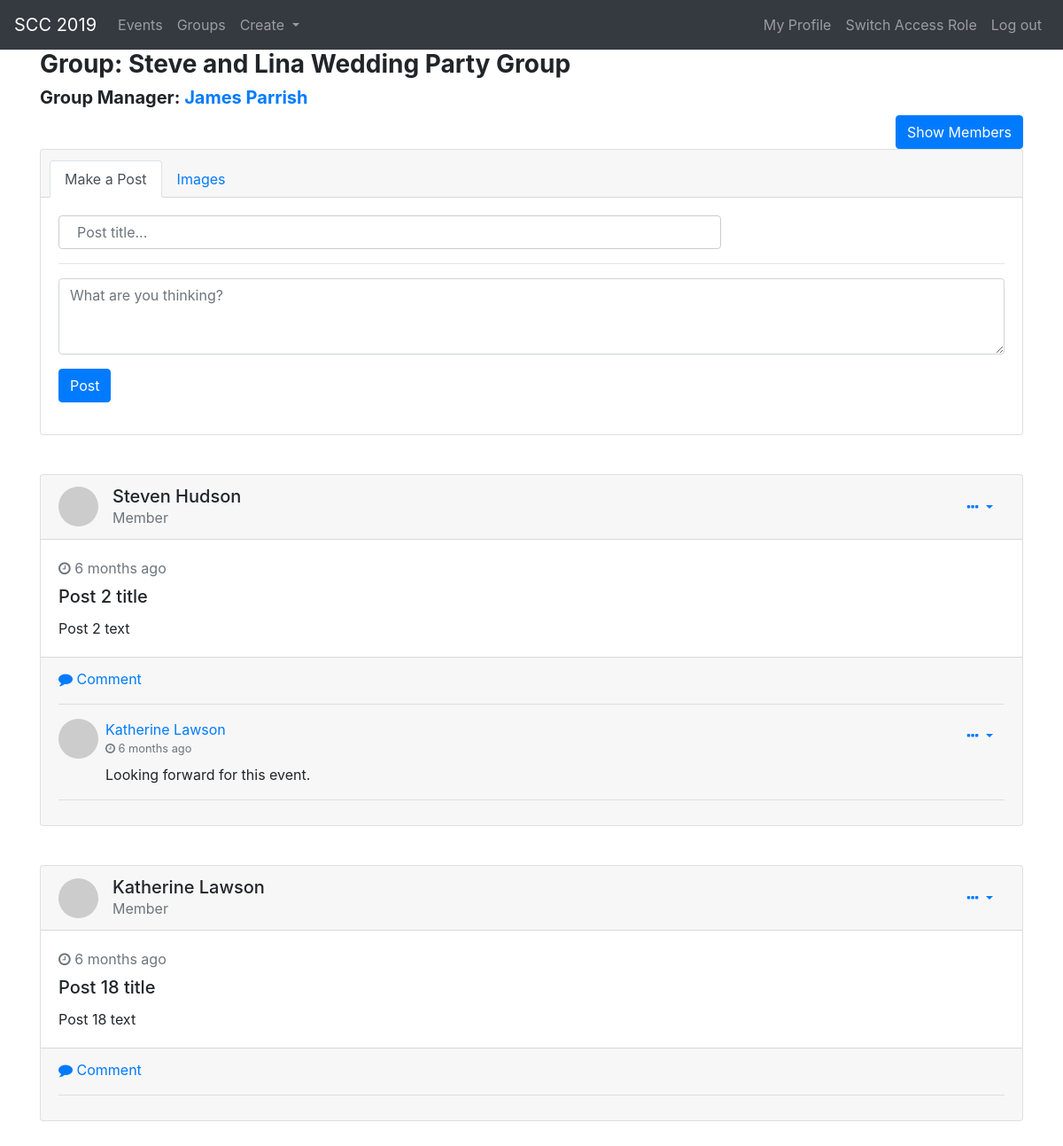
Screenshot of /public/group.php?id=2 (signed in) with the database file from the repository.
### tables this page shows
CREATE TABLE `groups` (
  `group_ID` INT(10) NOT NULL AUTO_INCREMENT,
  `name` VARCHAR(45) NOT NULL,
  `manager_ID` INT(10) NOT NULL,
  PRIMARY KEY (`group_ID`),
  KEY `manager_ID` (`manager_ID`),
  CONSTRAINT `users_ibfk_2` FOREIGN KEY (`manager_ID`) REFERENCES `users` (`user_ID`) ON DELETE CASCADE ON UPDATE CASCADE
);

CREATE TABLE `users` (
  `user_ID` INT(10) NOT NULL AUTO_INCREMENT,
  `name` VARCHAR(45) NOT NULL,
  `email` VARCHAR(254) NOT NULL UNIQUE,
  `password` VARCHAR(300) NOT NULL,
  `address` VARCHAR(100) NOT NULL,
  `phone_number` VARCHAR(10) NOT NULL,
  PRIMARY KEY (`user_ID`)
);

CREATE TABLE `posts` (
  `post_ID` INT(10) NOT NULL AUTO_INCREMENT,
  `title` VARCHAR(60) NOT NULL,
  `text` VARCHAR(4000) NOT NULL,
  `media` MEDIUMBLOB,
  `poster_ID` INT(10) NOT NULL,
  `timestamp`TIMESTAMP NOT NULL DEFAULT CURRENT_TIMESTAMP,
  PRIMARY KEY (`post_ID`),
  KEY `poster_ID` (`poster_ID`),
  CONSTRAINT `users_ibfk_9` FOREIGN KEY (`poster_ID`) REFERENCES `users` (`user_ID`) ON DELETE CASCADE ON UPDATE CASCADE
);

CREATE TABLE `post_comments` (
  `post_comment_ID` INT(10) NOT NULL AUTO_INCREMENT,
  `post_ID` INT(10) NOT NULL,
  `comment` VARCHAR(4000) NOT NULL,
  `timestamp`TIMESTAMP NOT NULL DEFAULT CURRENT_TIMESTAMP,
  `commenter_ID` INT(10) NOT NULL,
  PRIMARY KEY (`post_comment_ID`),
  KEY `post_ID` (`post_ID`),
  KEY `commenter_ID` (`commenter_ID`),
  CONSTRAINT `posts_ibfk_2` FOREIGN KEY (`post_ID`) REFERENCES `posts` (`post_id`) ON DELETE CASCADE ON UPDATE CASCADE,
  CONSTRAINT `users_ibfk_10` FOREIGN KEY (`commenter_ID`) REFERENCES `users` (`user_ID`) ON DELETE CASCADE ON UPDATE CASCADE
);

### app/operations/crud.php (called while the page is built, shortened)
<?php
require "../config.php";
try {
    $conn = new PDO("mysql:dbname=$dbname;host=$host", $username, $password, $options);
} catch(PDOException $error) {
    echo $sql . "<br>" . $error->getMessage();
}
function readSingle($table, $where, $where_value) {
    try  {
        global $conn;
        $sql = "SELECT * FROM `orc353_2`.$table WHERE $where = $where_value";
        $statement = $conn->prepare($sql);
        $statement->bindValue($where_value, $where);
        $statement->execute();
        $result = $statement->fetchAll(PDO::FETCH_ASSOC);
        return $result;
    } catch(PDOException $error) {
        echo $sql . "<br>" . $error->getMessage();
    }
}
function readAll($table) {
    try  {
        global $conn;
        $sql = "SELECT * FROM `orc353_2`.$table";
        $statement = $conn->prepare($sql);
        $statement->execute();
        $result = $statement->fetchAll(PDO::FETCH_ASSOC);
        return $result;
    } catch(PDOException $error) {
        echo $sql . "<br>" . $error->getMessage();
    }
}

### app/operations/groupsCrud.php (called while the page is built, shortened)
<?php
require "../config.php";
try {
    $conn = new PDO("mysql:dbname=$dbname;host=$host", $username, $password, $options);
} catch(PDOException $error) {
    echo $sql . "<br>" . $error->getMessage();
}
function readSingleGroup($group_id) {
    try  {
        global $conn;
        $sql = "SELECT g.* FROM `orc353_2`.groups g
            WHERE g.group_ID = $group_id";
        $statement = $conn->prepare($sql);
        $statement->execute();
        $result = $statement->fetchAll(PDO::FETCH_ASSOC);
        return $result;
    } catch(PDOException $error) {
        echo $sql . "<br>" . $error->getMessage();
    }
}
function readPostsOfGroup($group_id) {
    try  {
        global $conn;
        $sql = "SELECT p.* FROM `orc353_2`.groups g
            INNER JOIN group_posts gp on gp.group_ID = g.group_ID
            INNER JOIN posts p on p.post_ID = gp.post_ID
            WHERE g.group_ID = $group_id
            ORDER BY p.timestamp DESC";
        $statement = $conn->prepare($sql);
        $statement->execute();
        $result = $statement->fetchAll(PDO::FETCH_ASSOC);
        return $result;
    } catch(PDOException $error) {
        echo $sql . "<br>" . $error->getMessage();
    }
}
function isGroupManager($user_id, $group_id){
    try  {
        global $conn;
        $sql = "SELECT DISTINCT g.* FROM `orc353_2`.groups g
                WHERE g.manager_ID = $user_id AND g.group_ID = $group_id";
        $statement = $conn->prepare($sql);
        $statement->execute();
        $result = $statement->fetchAll(PDO::FETCH_ASSOC);
        if (sizeof($result) > 0){
            return true;
        } else {
            return false;
        }
    } catch(PDOException $error) {
        echo $sql . "<br>" . $error->getMessage();
    }
}

### app/operations/postsCrud.php (called while the page is built, shortened)
<?php
function time_elapsed_string($datetime, $full = false) {
    $now = new DateTime;
    $ago = new DateTime($datetime);
    $diff = $now->diff($ago);
    $diff->w = floor($diff->d / 7);
    $diff->d -= $diff->w * 7;
    $string = array(
        'y' => 'year',
        'm' => 'month',
        'w' => 'week',
        'd' => 'day',
        'h' => 'hour',
        'i' => 'minute',
        's' => 'second',
    );
    foreach ($string as $k => &$v) {
        if ($diff->$k) {
            $v = $diff->$k . ' ' . $v . ($diff->$k > 1 ? 's' : '');
        } else {
            unset($string[$k]);
        }
    }
    if (!$full) $string = array_slice($string, 0, 1);
    return $string ? implode(', ', $string) . ' ago' : 'just now';
}

### app/operations/commentsCrud.php (called while the page is built, shortened)
<?php
require "../config.php";
try {
    $conn = new PDO("mysql:dbname=$dbname;host=$host", $username, $password, $options);
} catch(PDOException $error) {
    echo $sql . "<br>" . $error->getMessage();
}
function readPostComments($post_ID){
    try  {
        global $conn;
        $sql = "SELECT DISTINCT c.* FROM `orc353_2`.post_comments c
                WHERE c.post_ID = $post_ID";
        $statement = $conn->prepare($sql);
        $statement->execute();
        $result = $statement->fetchAll(PDO::FETCH_ASSOC);
        return $result;
    } catch(PDOException $error) {
        echo $sql . "<br>" . $error->getMessage();
    }
}

### public/group.php (the view, shortened to what this page needs)
<?php
require "../app/operations/groupsCrud.php";
require "../app/operations/postsCrud.php";
require "../app/operations/commentsCrud.php";
require "../app/operations/crud.php";
include "header.php";
try {
    $checkGroupMember = isGroupMember($_COOKIE['user_id'], $_GET['id']);
    if ($checkGroupMember === 'joined' || isGroupManager($_COOKIE['user_id'], $_GET['id'])){
        $result = readSingleGroup($_GET['id']);
        $posts = readPostsOfGroup($_GET['id']);
        $AllUsers = readAll('users');
    } else {
        throw new PDOException();
    }
?>
<?php
} catch(PDOException $e) {
    $error = "You are not a member of the group you're trying to view. Redirecting to group list.";
}
?>
<?php
    if ($result) {
        $result = $result[0];
?>
<div class="container">
    <h3><b>Group: <?php echo $result['name'] ?></b></h3>
    <h5><b>Group Manager: <a href="window.location='user.php?id=<?php echo $result['manager_ID'] ?>;'"><?php echo readSingle('users', 'user_ID', $result['manager_ID'])[0]['name'] ?></a></b></h5>
    <div class="row">
        <div class="col-12">
        <button type="button" class="btn btn-primary pull-right" data-toggle="modal" data-target="#exampleModalLong">
        Show Members
        </button>
        </div>
    </div>
    <div class="row">
        <div class="col-12">
                <div class="card gedf-card">
                    <div class="card-header">
                        <ul class="nav nav-tabs card-header-tabs" id="myTab" role="tablist">
                            <li class="nav-item">
                                <a class="nav-link active" id="posts-tab" data-toggle="tab" href="#posts" role="tab" aria-controls="posts" aria-selected="true">Make a Post</a>
                            </li>
                            <li class="nav-item">
                                <a class="nav-link" id="images-tab" data-toggle="tab" role="tab" aria-controls="images" aria-selected="false" href="#images">Images</a>
                            </li>
                        </ul>
                    </div>
                    <div class="card-body">
                    <form method="post">
                        <div class="tab-content" id="myTabContent">
                            <div class="tab-pane fade show active" id="posts" role="tabpanel" aria-labelledby="posts-tab">
                                <div class="form-group">
                                    <input type="text" class="form-control" id="#post_title" placeholder="Post title..."/>
                                    <hr>
                                    <textarea class="form-control" id="#post_text" rows="3" placeholder="What are you thinking?"></textarea>
                                </div>
                            </div>
                        </div>
                        <div class="btn-toolbar justify-content-between">
                            <div class="btn-group">
                                <button type="button" onclick="window.location = 'group.php?id=<?php echo $_GET['id']?>&post_title='
                                + encodeURI(document.getElementById('#post_title').value)
                                + '&post_text=' + encodeURI(document.getElementById('#post_text').value) + '&createpost=';" class="btn btn-primary">Post</button>
                            </div>
                        </div>
                    </form>
                    </div>
                </div>
        </div>
    </div>
        <?php
        $index = 0;
        foreach ($posts as $key => $value){?>
    <div class="card gedf-card">
                    <div class="card-header">
                        <div class="d-flex justify-content-between align-items-center">
                            <div class="d-flex justify-content-between align-items-center">
                                <div class="mr-2">
                                    <img class="rounded-circle" width="45" src="https://picsum.photos/50/50" alt="">
                                </div>
                                <div class="ml-2">
                                    <div class="h5 m-0"><?php echo readSingle('users', 'user_ID', $posts[$index]['poster_ID'])[0]['name'] ?></div>
                                    <div class="h7 text-muted">
                                        <?php if (isGroupManager($posts[$index]['poster_ID'], $_GET['id'])){
                                        echo "<b>Group Manager</b>";
                                    } else {echo "Member";}?></div>
                                </div>
                            </div>
                            <?php if (isGroupManager($_COOKIE['user_id'], $_GET['id']) || isPostOwner($posts[$index]['post_ID'], $_COOKIE['user_id'])){ ?>
                                <div>
                                <div class="dropdown">
                                    <button class="btn btn-link dropdown-toggle" type="button" id="gedf-drop1" data-toggle="dropdown" aria-haspopup="true" aria-expanded="false">
                                        <i class="fa fa-ellipsis-h"></i>
                                    </button>
                                </div>
                            </div>
                            <?php } ?>
                        </div>
                    </div>
                    <div class="card-body">
                        <div class="text-muted h7 mb-2"> <i class="fa fa-clock-o"></i> <?php echo time_elapsed_string($posts[$index]['timestamp']); ?></div>
                            <h5 class="card-title"><?php echo $posts[$index]['title'] ?></h5>
                        <p class="card-text">
                                <?php echo $posts[$index]['text']; ?>
                        </p>
                    </div>
                    <section class="card-footer">
                        <a href="#" class="card-link" onclick="document.getElementById('#commentBox').hidden = !document.getElementById('#commentBox').hidden;"><i class="fa fa-comment"></i>
                        Comment
                        </button></a>
                   <hr>
                   <div class="card-footer-comment-wrapper">
                       <?php
                       $index4 = 0;
                       $comments = readPostComments($posts[$index]['post_ID']);
                       foreach ($comments as $key => $value ){?>
                       <div class="comment">
                            <div class="media">
                              <div class="media-left">
                              <div class="mr-2">
                                    <img class="rounded-circle" width="45" src="https://picsum.photos/60/60" alt="">
                                </div>
                              </div>
                              <div class="media-body">
                                <a href="user.php?id=<?php $comments[$index4]['commenter_ID'] ?>" class="anchor-username"><h7 class="media-heading"><?php echo readSingle('users', 'user_ID', $comments[$index4]['commenter_ID'])[0]['name'] ?></h7></a>
                                <div class="text-muted h7 mb-2"> <small><i class="fa fa-clock-o"></i> <?php echo time_elapsed_string($comments[$index4]['timestamp']); ?></small></div>
                                <p class="card-text">
                                <?php echo $comments[$index4]['comment']; ?>
                                </p>
                              </div>
                              <div class="media-right">
                              <?php if (isGroupManager($_COOKIE['user_id'], $_GET['id']) || $comments[$index4]['commenter_ID'] == $_COOKIE['user_id']){ ?>
                                <div>
                                <div class="dropdown">
                                    <button class="btn btn-link dropdown-toggle" type="button" id="gedf-drop1" data-toggle="dropdown" aria-haspopup="true" aria-expanded="false">
                                        <i class="fa fa-ellipsis-h"></i>
                                    </button>
                                </div>
                            </div>
                            <?php } ?>
                              </div>
                            </div>
                       </div>
                       <hr>
                            <?php $index4++;
                        }?>
                   </div>
               </section>
                </div>
            <?php
            $index++;
        } ?>
</div>
<?php } else { ?>
    <blockquote>No results found.</blockquote>
<?php
} ?>

### public/css/style.css (style rules this page uses)
input[type=text], input[type=number], input[type=password] , input[type=email], select { width: 70%; padding: 10px 20px; display: inline-block; border: 1px solid #ccc; border-radius: 4px; box-sizing: border-box; }
.log_out_button, .create_new, .edit_button, .role_list_option, button { text-decoration: none; padding: 10px 20px; display: inline-block; border: 1px solid #ccc; border-radius: 4px; box-sizing: border-box; color: black; cursor: pointer; }
@media (min-width: 992px) { .gedf-card { margin-bottom: 2.77rem; } }
a { cursor: pointer; }

### rows the page displays
groups: name "Steve and Lina Wedding Party Group", manager_ID.name "James Parrish"
posts: poster_ID.name "Steven Hudson", timestamp "6 months ago", title "Post 2 title", text "Post 2 text"
post_comments: commenter_ID.name "Katherine Lawson", timestamp "6 months ago", comment "Looking forward for this event."
posts: poster_ID.name "Katherine Lawson", timestamp "6 months ago", title "Post 18 title", text "Post 18 text"
